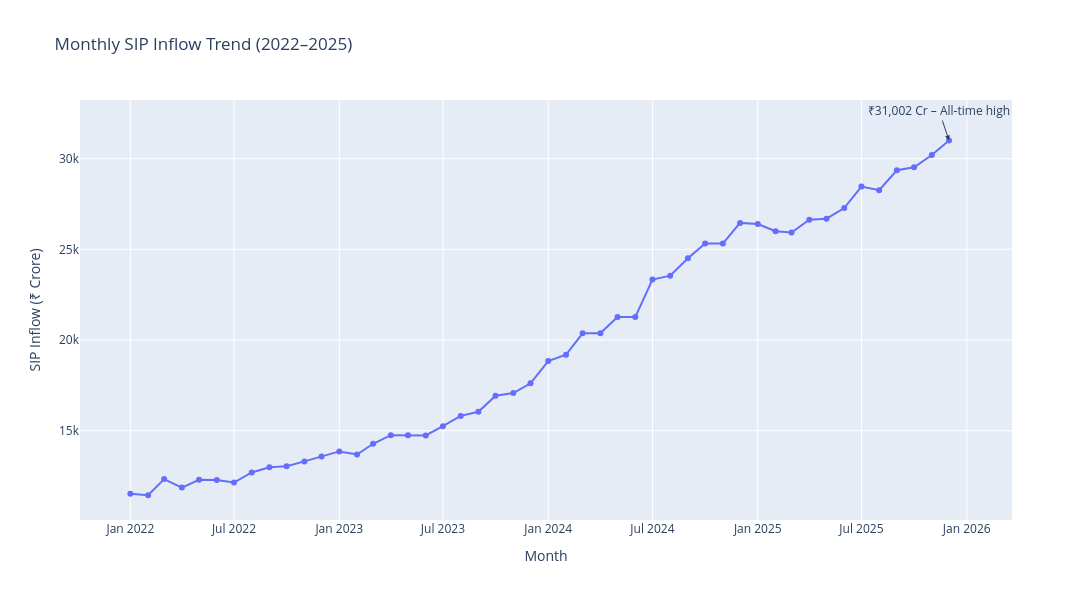

This figure's notebook cell:
### Code cell
import pandas as pd
import plotly.express as px

# Load SIP data
sip_df = pd.read_csv("../Data/Raw/04_monthly_sip_inflows.csv")

# Convert month to datetime
sip_df["month"] = pd.to_datetime(sip_df["month"])

# Sort data
sip_df = sip_df.sort_values("month")

# Create the SIP chart
fig = px.line(
    sip_df,
    x="month",
    y="sip_inflow_crore",
    title="Monthly SIP Inflow Trend (2022–2025)",
    labels={
        "month": "Month",
        "sip_inflow_crore": "SIP Inflow (₹ Crore)"
    },
    markers=True
)

# Find December 2025
dec_2025 = sip_df[sip_df["month"] == "2025-12-01"]

if not dec_2025.empty:
    value = dec_2025["sip_inflow_crore"].iloc[0]

    fig.add_annotation(
        x="2025-12-01",
        y=value,
        text=f"₹{value:,.0f} Cr – All-time high",
        showarrow=True,
        arrowhead=2
    )

fig.update_layout(
    width=1200,
    height=600
)

fig.show()

### Figure 1 — Plotly figure (JSON) as saved in the notebook; plotly's stock layout.template omitted (floating-point values rounded to 4 significant figures)
{"data": [{"hovertemplate": "Month=%{x}<br>SIP Inflow (₹ Crore)=%{y}<extra></extra>", "legendgroup": "", "line": {"color": "#636efa", "dash": "solid"}, "marker": {"symbol": "circle"}, "mode": "lines+markers", "name": "", "orientation": "v", "showlegend": false, "type": "scatter", "x": ["2022-01-01T00:00:00", "2022-02-01T00:00:00", "2022-03-01T00:00:00", "2022-04-01T00:00:00", "2022-05-01T00:00:00", "2022-06-01T00:00:00", "2022-07-01T00:00:00", "2022-08-01T00:00:00", "2022-09-01T00:00:00", "2022-10-01T00:00:00", "2022-11-01T00:00:00", "2022-12-01T00:00:00", "2023-01-01T00:00:00", "2023-02-01T00:00:00", "2023-03-01T00:00:00", "2023-04-01T00:00:00", "2023-05-01T00:00:00", "2023-06-01T00:00:00", "2023-07-01T00:00:00", "2023-08-01T00:00:00", "2023-09-01T00:00:00", "2023-10-01T00:00:00", "2023-11-01T00:00:00", "2023-12-01T00:00:00", "2024-01-01T00:00:00", "2024-02-01T00:00:00", "2024-03-01T00:00:00", "2024-04-01T00:00:00", "2024-05-01T00:00:00", "2024-06-01T00:00:00", "2024-07-01T00:00:00", "2024-08-01T00:00:00", "2024-09-01T00:00:00", "2024-10-01T00:00:00", "2024-11-01T00:00:00", "2024-12-01T00:00:00", "2025-01-01T00:00:00", "2025-02-01T00:00:00", "2025-03-01T00:00:00", "2025-04-01T00:00:00", "2025-05-01T00:00:00", "2025-06-01T00:00:00", "2025-07-01T00:00:00", "2025-08-01T00:00:00", "2025-09-01T00:00:00", "2025-10-01T00:00:00", "2025-11-01T00:00:00", "2025-12-01T00:00:00"], "xaxis": "x", "y": [11517, 11438, 12328, 11863, 12286, 12276, 12140, 12694, 12976, 13040, 13306, 13573, 13856, 13687, 14276, 14749, 14749, 14734, 15245, 15814, 16042, 16928, 17073, 17610, 18838, 19187, 20371, 20371, 21262, 21262, 23332, 23547, 24509, 25323, 25320, 26459, 26400, 25999, 25926, 26632, 26688, 27274, 28464, 28265, 29361, 29529, 30200, 31002], "yaxis": "y"}], "layout": {"annotations": [{"arrowhead": 2, "showarrow": true, "text": "₹31,002 Cr – All-time high", "x": "2025-12-01", "y": 31002}], "height": 600, "legend": {"tracegroupgap": 0}, "title": {"text": "Monthly SIP Inflow Trend (2022–2025)"}, "width": 1200, "xaxis": {"anchor": "y", "domain": [0, 1], "title": {"text": "Month"}}, "yaxis": {"anchor": "x", "domain": [0, 1], "title": {"text": "SIP Inflow (₹ Crore)"}}}}
